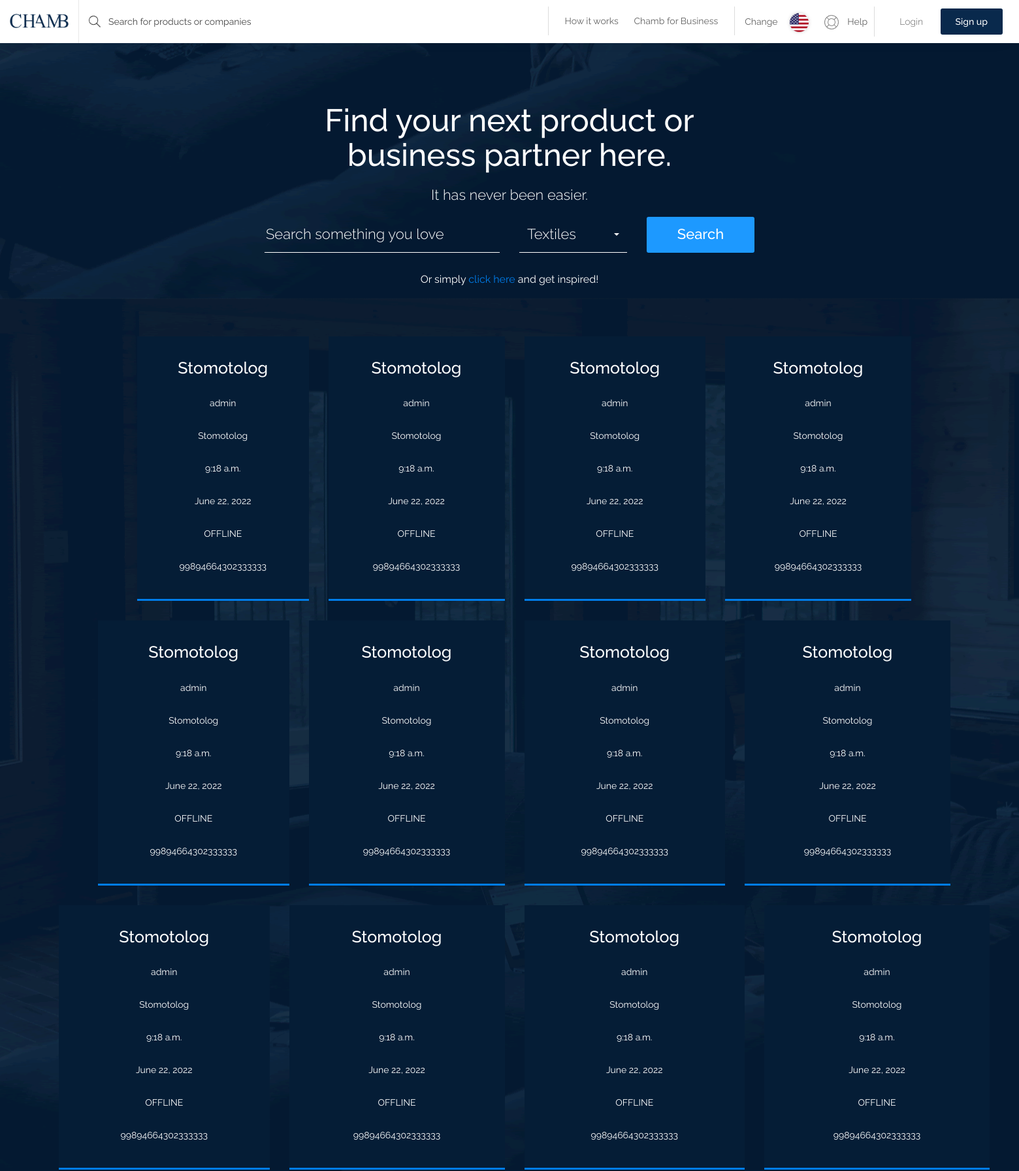
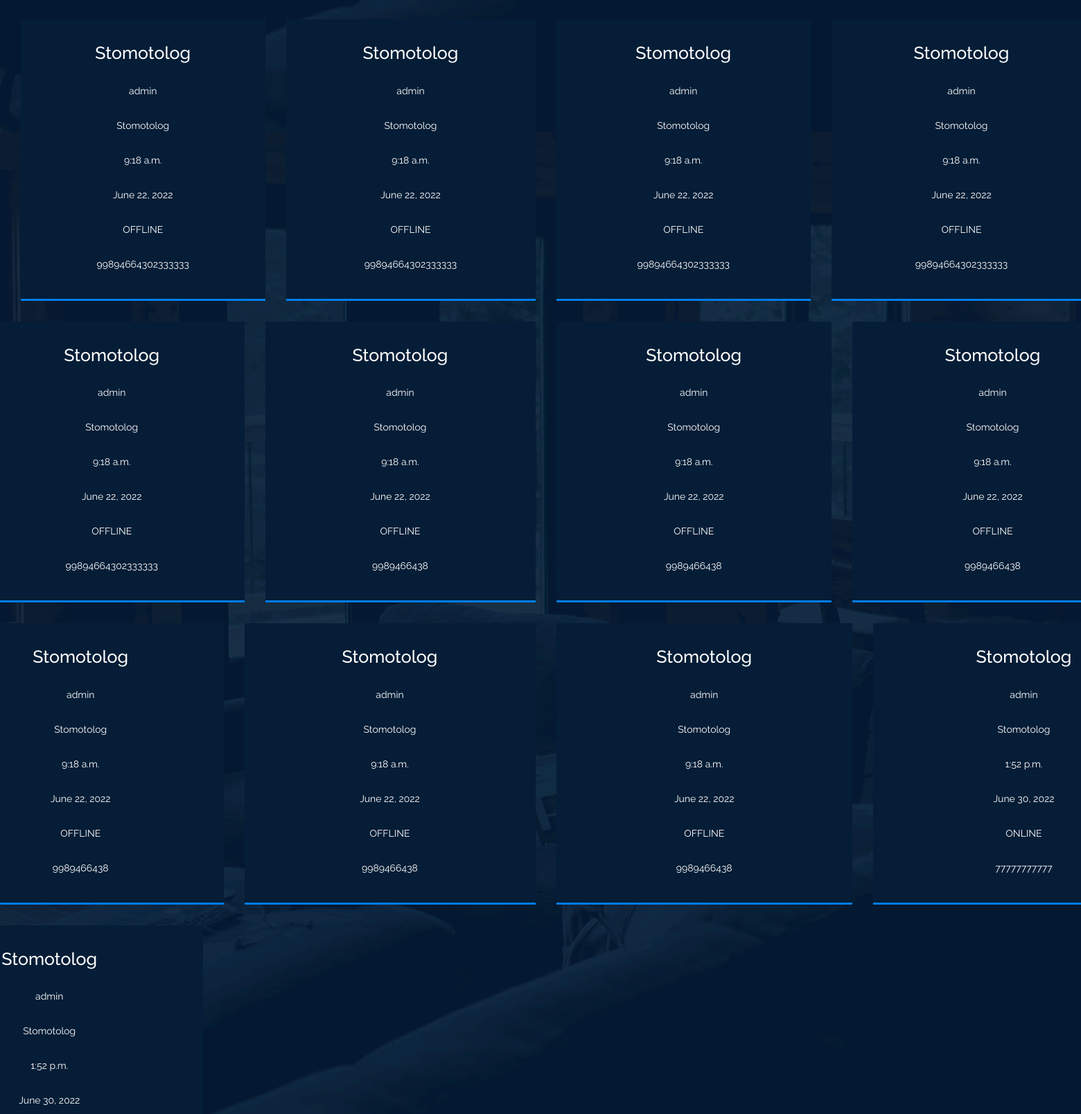
/main/navbatlar/ (signed in, upper part), run on the app's committed database (2 pictures, top to bottom).
### bulim/models.py (models this page shows)
class Navbat_buyurtma(models.Model):
     korxona_nomi = models.CharField(max_length=340,default='nimadir')
     soha = models.CharField(max_length=50, default='soha')
     time =  models.TimeField(default=now)
     sana = models.DateField(default=now)
     meet_turi = models.CharField(choices=MEET_TYPE, max_length=30, default='nimadir')
     phone_number =  models.IntegerField(default='0000')

### bulim/views.py (the view)
# urls.py: path('navbatlar/',views.navbatlar, name='navbatlar'),
@login_required(login_url='main:login')
def navbatlar(request):
    navbatlar = Navbat_buyurtma.objects.all()
    return render(request,'bulim/User_panel/st.html',{'navbatlar':navbatlar})

### bulim/templates/bulim/User_panel/st.html (shortened to what this page needs)
<!DOCTYPE html>
{% load static %}
<html lang="en">
   <head>
      <link rel="stylesheet" href="{% static 'bulim/st/css/font-awesome.min.css' %}">
      <link rel="stylesheet" href="{% static 'bulim/st/css/bootstrap.min.css' %}">
      <link rel="stylesheet" href="{% static 'bulim/st/css/animate-wow.css' %}">
      <link rel="stylesheet" href="{% static 'bulim/st/css/style.css' %}">
      <link rel="stylesheet" href="{% static 'bulim/st/css/bootstrap-select.min.css' %}">
      <link rel="stylesheet" href="{% static 'bulim/st/css/slick.min.css' %}">
      <link rel="stylesheet" href="{% static 'bulim/st/css/responsive.css' %}">
   </head>
   <body>
      <header id="header" class="top-head">
         <nav class="navbar navbar-default">
            <div class="container-fluid">
               <div class="row">
                  <div class="col-md-4 col-sm-12 left-rs">
                     <div class="navbar-header">
                        <a href="index.html" class="navbar-brand"><img src="images/logo.png" alt="" /></a>
                     </div>
                     <form class="navbar-form navbar-left web-sh">
                        <div class="form">
                           <input type="text" class="form-control" placeholder="Search for products or companies">
                        </div>
                     </form>
                  </div>
                  <div class="col-md-8 col-sm-12">
                     <div class="right-nav">
                        <div class="login-sr">
                           <div class="login-signup">
                              <ul>
                                 <li><a href="#">Login</a></li>
                                 <li><a class="custom-b" href="#">Sign up</a></li>
                              </ul>
                           </div>
                        </div>
                        <div class="help-r hidden-xs">
                           <div class="help-box">
                              <ul>
                                 <li> <a data-toggle="modal" data-target="#myModal" href="#"> <span>Change</span> <img src="images/flag.png" alt="" /> </a> </li>
                                 <li> <a href="#"><img class="h-i" src="images/help-icon.png" alt="" /> Help </a> </li>
                              </ul>
                           </div>
                        </div>
                        <div class="nav-b hidden-xs">
                           <div class="nav-box">
                              <ul>
                                 <li><a href="howitworks.html">How it works</a></li>
                                 <li><a href="about-us.html">Chamb for Business</a></li>
                              </ul>
                           </div>
                        </div>
                     </div>
                  </div>
               </div>
            </div>
         </nav>
      </header>
      <div class="page-content-product">
         <div class="main-product">
            <div class="container">
               <div class="row clearfix">
                  <div class="find-box">
                     <h1>Find your next product or<br>business partner here.</h1>
                     <h4>It has never been easier.</h4>
                     <div class="product-sh">
                        <div class="col-sm-6">
                           <div class="form-sh">
                              <input type="text" placeholder="Search something you love" >
                           </div>
                        </div>
                        <div class="col-sm-3">
                           <div class="form-sh">
                              <select class="selectpicker">
                                 <option>Textiles</option>
                              </select>
                           </div>
                        </div>
                        <div class="col-sm-3">
                           <div class="form-sh"> <a class="btn" href="#">Search</a> </div>
                        </div>
                        <p>Or simply<a href="#"> click here </a> and get inspired!</p>
                     </div>
                  </div>
               </div>
               {% for i in navbatlar %}
               {% if i.korxona_nomi == user.username %}
               <div class="row clearfix">
                  <div class="col-lg-3 col-sm-6 col-md-3">
                     <a href="productpage.html">
                        <div class="box-img">
                           <h4>{{ i.soha }}</h4>
<p>{{ i.korxona_nomi }} </p> <br>
<p>{{ i.soha }}</p> <br>
<p> {{ i.time }} </p><br>
<p>{{ i.sana }} </p><br>
<p>{{ i.meet_turi }}</p> <br>
<p>{{ i.phone_number }}</p>
                        </div>
                  </div>
{% endif %}
                {% endfor %}
               </div>
            </div>
         </div>
      </div>
   </body>
</html>

### bulim/static/bulim/st/css/style.css (style rules this page uses)
body { font-family: 'Raleway', sans-serif; font-weight: 400; margin: 0px; overflow-x: hidden; padding: 0px; }
h1, h2, h3, h4, h5 { margin: 0 }
h1, h2, h3, h4, h5, h6 { margin: 0px; padding: 0px; }
ul, ol { list-style: none; margin: 0px; padding: 0px; }
a, a:hover, a:focus { -webkit-text-decoration: none; -moz-text-decoration: none; -ms-text-decoration: none; -o-text-decoration: none; text-decoration: none; transition: ease all 0.5s; }
img { max-width: 100%; height: auto; }
input, textarea { outline: none; border: none; resize: none; }
header .navbar { border-radius: 0px; }
#header.top-head { background: #fff; }
header .navbar-default { background-color: transparent; border: none; margin-bottom: 0px; position: relative; -webkit-box-shadow: 0 15px 19px -19px rgba(0, 0, 0, 0.1); box-shadow: 0 15px 19px -19px rgba(0, 0, 0, 0.1); }
header .navbar-default .navbar-header { z-index: 1030; position: relative; background: #fff; }
.navbar-brand { float: left; padding: 21px 15px; font-size: 18px; line-height: 20px; height: 66px; border-right: 1px solid #e8e8e8; }
.web-sh.navbar-form { padding: 16px 15px; margin: 0px; width: 72%; border: none; }
.navbar-brand>img { width: 90px; }
.web-sh.navbar-form input { width: 100%; background: none; border: none; box-shadow: none; background-image: url("../images/search-icon.png"); background-repeat: no-repeat; background-position: left; padding-left: 30px; color: #474747; font-weight: 400; }
.right-nav { float: right; padding-right: 10px; }
.login-sr { float: right; margin-left: 15px; }
.login-signup { padding: 13px 0px; }
.login-signup ul { margin: 0px; padding: 0px; list-style: none; }
.login-signup ul li { display: inline-block; }
.login-signup ul li a { font-family: 'Raleway', sans-serif; font-weight: 300; color: #636363; text-decoration: none; font-size: 14px; display: block; padding: 10px 23px; }
.login-signup ul li a.custom-b { background: #09294c; border-radius: 3px; font-family: 'Raleway', sans-serif; font-weight: 500; color: #fff; padding: 10px 23px; }
.help-r { float: right; }
.help-box { margin: 10px 0px; border-right: 1px solid #dcdcdc; }
.help-box ul { padding: 2px 10px 2px 0; }
.help-box ul li { margin: 0px; padding: 0px; display: inline-block; padding-left: 15px; }
.help-box ul li a { font-family: 'Raleway', sans-serif; font-weight: 400; color: #636363; text-decoration: none; font-size: 14px; line-height: 42px; }
.help-box ul li a span { padding-right: 10px; }
.help-box ul li a .h-i { padding-right: 10px; }
.nav-b { float: right; }
.nav-box { margin: 10px 0px; border-right: 1px solid #dcdcdc; border-left: 1px solid #dcdcdc; padding: 0px 15px; }
.nav-box ul { padding: 12px 0px; }
.nav-box ul li { display: inline-block; }
.nav-box ul li a { font-family: 'Raleway', sans-serif; font-weight: 300; color: #636363; text-decoration: none; font-size: 14px; padding: 0px 10px; font-weight: 400; }
.main-product { background-color: #09284b; background-image: url('../images/bg_main.png'); padding-bottom: 180px; background-position: center center; }
.find-box { max-width: 780px; margin: 0 auto; width: 100%; padding: 92px 0px 75px 0px; }
.find-box h1 { font-family: 'Raleway', sans-serif; font-weight: 500; color: #fff; font-size: 48px; text-align: center; padding-bottom: 22px; }
.find-box h4 { font-family: 'Raleway', sans-serif; font-weight: 300; color: #fff; font-size: 22px; text-align: center; padding-bottom: 22px; }
.form-sh input { background: none; border: none; border-bottom: 1px solid #ffffff; width: 100%; min-height: 55px; color: #fff; font-size: 22px; font-weight: 300; }
.form-sh a.btn { background: #1d99ff; color: #ffffff; min-height: 55px; width: 100%; line-height: 38px; font-size: 22px; font-weight: 500; border-radius: 3px; }
.product-sh p { clear: both; margin: 0px; text-align: center; padding-top: 30px; color: #ddd; font-size: 16px; }
.product-sh p a { color: #007dea; }
.box-img { background: #051d36; text-align: center; padding-bottom: 30px; min-height: 280px; margin-bottom: 30px; position: relative; border-bottom: solid #007dea 3px; transition: ease all 0.5s; }
.box-img h4 { color: #fff; padding-top: 35px; padding-bottom: 30px; font-size: 25px; font-weight: 500; transition: all 0.3s ease 0s; letter-spacing: 0px; }
.categories_link a { color: #fff; font-size: 22px; font-weight: 300; }

### bulim/templates/bulim/User_panel/st.html (style rules this page uses)
p { color: white !important; }

### data on the page
Navbat_buyurtma: soha "Stomotolog", korxona_nomi "admin", time "9:18 a.m.", sana "June 22, 2022", meet_turi "OFFLINE", phone_number "99894664302333333"
Navbat_buyurtma: soha "Stomotolog", korxona_nomi "admin", time "9:18 a.m.", sana "June 22, 2022", meet_turi "OFFLINE", phone_number "99894664302333333"
Navbat_buyurtma: soha "Stomotolog", korxona_nomi "admin", time "9:18 a.m.", sana "June 22, 2022", meet_turi "OFFLINE", phone_number "99894664302333333"
Navbat_buyurtma: soha "Stomotolog", korxona_nomi "admin", time "9:18 a.m.", sana "June 22, 2022", meet_turi "OFFLINE", phone_number "99894664302333333"
Navbat_buyurtma: soha "Stomotolog", korxona_nomi "admin", time "9:18 a.m.", sana "June 22, 2022", meet_turi "OFFLINE", phone_number "99894664302333333"
Navbat_buyurtma: soha "Stomotolog", korxona_nomi "admin", time "9:18 a.m.", sana "June 22, 2022", meet_turi "OFFLINE", phone_number "99894664302333333"
Navbat_buyurtma: soha "Stomotolog", korxona_nomi "admin", time "9:18 a.m.", sana "June 22, 2022", meet_turi "OFFLINE", phone_number "99894664302333333"
Navbat_buyurtma: soha "Stomotolog", korxona_nomi "admin", time "9:18 a.m.", sana "June 22, 2022", meet_turi "OFFLINE", phone_number "99894664302333333"
Navbat_buyurtma: soha "Stomotolog", korxona_nomi "admin", time "9:18 a.m.", sana "June 22, 2022", meet_turi "OFFLINE", phone_number "99894664302333333"
Navbat_buyurtma: soha "Stomotolog", korxona_nomi "admin", time "9:18 a.m.", sana "June 22, 2022", meet_turi "OFFLINE", phone_number "99894664302333333"
Navbat_buyurtma: soha "Stomotolog", korxona_nomi "admin", time "9:18 a.m.", sana "June 22, 2022", meet_turi "OFFLINE", phone_number "99894664302333333"
Navbat_buyurtma: soha "Stomotolog", korxona_nomi "admin", time "9:18 a.m.", sana "June 22, 2022", meet_turi "OFFLINE", phone_number "99894664302333333"
Navbat_buyurtma: soha "Stomotolog", korxona_nomi "admin", time "9:18 a.m.", sana "June 22, 2022", meet_turi "OFFLINE", phone_number "99894664302333333"
Navbat_buyurtma: soha "Stomotolog", korxona_nomi "admin", time "9:18 a.m.", sana "June 22, 2022", meet_turi "OFFLINE", phone_number "99894664302333333"
Navbat_buyurtma: soha "Stomotolog", korxona_nomi "admin", time "9:18 a.m.", sana "June 22, 2022", meet_turi "OFFLINE", phone_number "99894664302333333"
Navbat_buyurtma: soha "Stomotolog", korxona_nomi "admin", time "9:18 a.m.", sana "June 22, 2022", meet_turi "OFFLINE", phone_number "99894664302333333"
Navbat_buyurtma: soha "Stomotolog", korxona_nomi "admin", time "9:18 a.m.", sana "June 22, 2022", meet_turi "OFFLINE", phone_number "99894664302333333"
Navbat_buyurtma: soha "Stomotolog", korxona_nomi "admin", time "9:18 a.m.", sana "June 22, 2022", meet_turi "OFFLINE", phone_number "9989466438"
Navbat_buyurtma: soha "Stomotolog", korxona_nomi "admin", time "9:18 a.m.", sana "June 22, 2022", meet_turi "OFFLINE", phone_number "9989466438"
Navbat_buyurtma: soha "Stomotolog", korxona_nomi "admin", time "9:18 a.m.", sana "June 22, 2022", meet_turi "OFFLINE", phone_number "9989466438"
Navbat_buyurtma: soha "Stomotolog", korxona_nomi "admin", time "9:18 a.m.", sana "June 22, 2022", meet_turi "OFFLINE", phone_number "9989466438"
Navbat_buyurtma: soha "Stomotolog", korxona_nomi "admin", time "9:18 a.m.", sana "June 22, 2022", meet_turi "OFFLINE", phone_number "9989466438"
Navbat_buyurtma: soha "Stomotolog", korxona_nomi "admin", time "9:18 a.m.", sana "June 22, 2022", meet_turi "OFFLINE", phone_number "9989466438"
Navbat_buyurtma: soha "Stomotolog", korxona_nomi "admin", time "1:52 p.m.", sana "June 30, 2022", meet_turi "ONLINE", phone_number "77777777777"
Navbat_buyurtma: soha "Stomotolog", korxona_nomi "admin", time "1:52 p.m.", sana "June 30, 2022"
